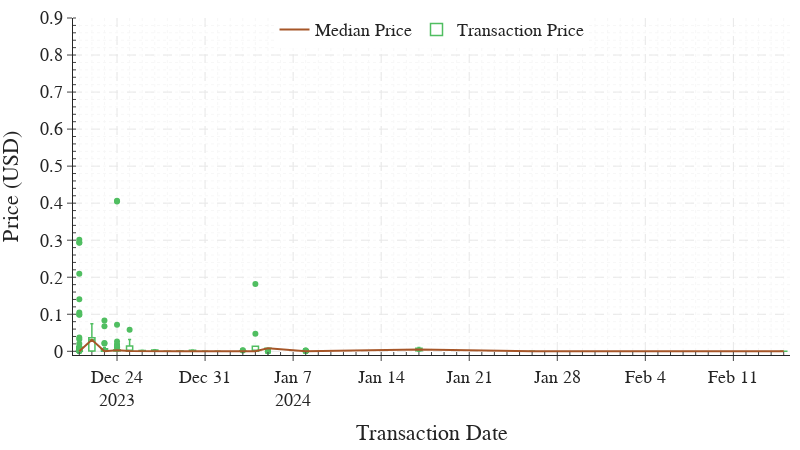

Notebook code cell kept with this figure:
### Code cell
fig = go.Figure(layout=layout)


#data = transfer_sync.group_by('date').agg(pl.col("value_USD").sum())
#data = data.sort(pl.col("date"))
#fig.add_trace(go.Scatter(x=data['date'], y=data['value_USD'], line=dict(
#    color=colors['light_purple'], width=4), mode='lines', name='Total Volume'))

data = transfer_sync.group_by('date').agg(pl.col("value_USD").median())
data = data.sort(pl.col("date"))
fig.add_trace(go.Scatter(x=data['date'], y=data['value_USD'], line=dict(
    color=colors['brown'], width=2), mode='lines', name='Median Price'))

data = transfer_sync
data = data.sort(pl.col("date"))
fig.add_trace(go.Box(x=data['date'], y=data['value_USD'],
              name='Transaction Price', marker_color=colors['green'], line=dict(width=1.5), whiskerwidth=0.5, fillcolor=colors['white']))

# Update layout
fig.update_layout(xaxis_title='Transaction Date',
                  yaxis_title='Price (USD)', legend=dict(xanchor='center',
                                                  x=0.5, y=1.02, orientation='h'))

fig.update_layout(yaxis=dict(range=[-0.01, 0.9]))
#fig.update_yaxes(type='log', range=[-11, 2])


fig.write_image(plots_dir+"transfersync.pdf",
                width=770, height=380, scale=1) #1540
fig.show()

### Figure 1 — Plotly figure (JSON) as saved in the notebook; plotly's stock layout.template omitted (floating-point values rounded to 4 significant figures; data arrays with more than 128 entries replaced by an {"elided": "..."} marker saying what was removed)
{"data": [{"line": {"color": "#a65628", "width": 2}, "mode": "lines", "name": "Median Price", "type": "scatter", "x": ["2023-12-21", "2023-12-22", "2023-12-23", "2023-12-24", "2023-12-25", "2023-12-26", "2023-12-27", "2023-12-28", "2023-12-29", "2023-12-30", "2023-12-31", "2024-01-01", "2024-01-03", "2024-01-04", "2024-01-05", "2024-01-08", "2024-01-17", "2024-01-26", "2024-02-15"], "y": [0.0002655, 0.03107, 0.0002703, 0.003065, 0.0007589, 0.001073, 0.001257, 4.848e-05, 0.000337, 4.715e-05, 0.0003324, 0.0003004, 0.0001056, 0.000267, 0.00836, 0.0003259, 0.004725, 0.0002746, 0.0002797]}, {"fillcolor": "#ffffff", "line": {"width": 1.5}, "marker": {"color": "#50be61"}, "name": "Transaction Price", "type": "box", "whiskerwidth": 0.5, "x": {"elided": "477 str values"}, "y": {"elided": "477 float values"}}], "layout": {"font": {"family": "Clear Sans", "size": 18}, "height": 450, "legend": {"orientation": "h", "x": 0.5, "xanchor": "center", "y": 1.02}, "margin": {"b": 10, "l": 10, "r": 10, "t": 10}, "width": 800, "xaxis": {"griddash": "dash", "minor": {"griddash": "dot", "ticks": "inside"}, "showgrid": true, "title": {"text": "Transaction Date"}}, "yaxis": {"griddash": "dash", "minor": {"griddash": "dot", "ticks": "inside"}, "range": [-0.01, 0.9], "showgrid": true, "title": {"text": "Price (USD)"}}}}
